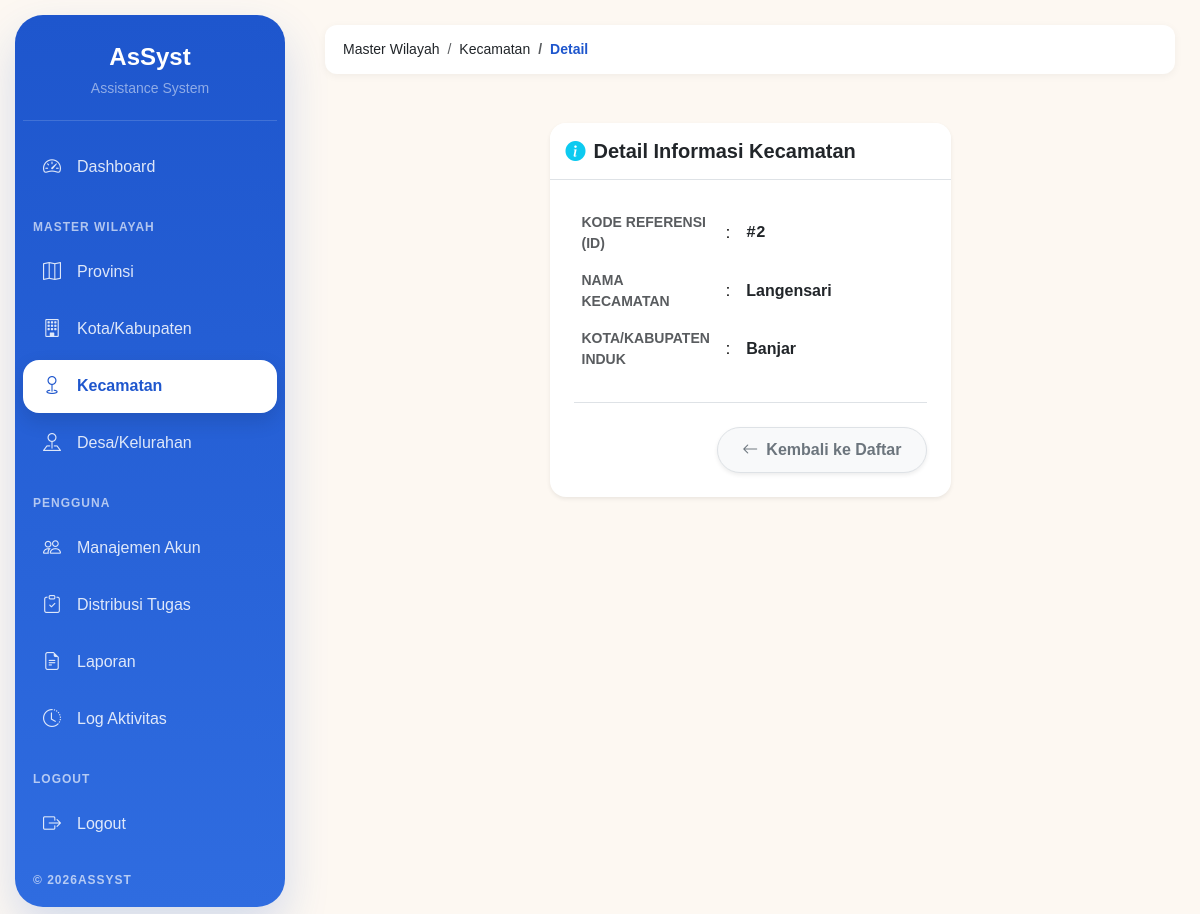
The page /index.php?page=kecamatan-detail&id=2 (signed in) on the database its author committed.
### tables this page shows
CREATE TABLE `kecamatan` (
  `id_kecamatan` int(11) NOT NULL,
  `id_kota` int(11) NOT NULL,
  `nama_kecamatan` varchar(100) NOT NULL
);

CREATE TABLE `kota` (
  `id_kota` int(11) NOT NULL,
  `id_provinsi` int(11) NOT NULL,
  `nama_kota` varchar(100) NOT NULL
);

### controllers/KecamatanController.php (called while the page is built, shortened)
<?php
require_once 'models/Kecamatan.php';
class KecamatanController
{
    private $kecamatan;
    public function __construct($db)
    {
        $this->kecamatan = new Kecamatan($db);
    }
    public function detail($id)
    {
        $kecamatan = $this->kecamatan->find($id);
        include "views/layouts/app.php";
    }
}

### index.php (called while the page is built, shortened)
<?php
require_once 'routes/web.php';

### models/Kecamatan.php (called while the page is built, shortened)
<?php
class Kecamatan
{
    private $conn;
    private $table = "kecamatan";
    public function __construct($db)
    {
        $this->conn = $db;
    }
    public function find($id)
    {
        $id = (int)$id;
        $query = mysqli_query(
            $this->conn,
            "
            SELECT
                kc.*,
                k.nama_kota,
                k.id_provinsi,
                p.nama_provinsi,
                (
                    SELECT COUNT(*)
                    FROM desa d
                    WHERE d.id_kecamatan = kc.id_kecamatan
                ) AS total_desa
            FROM {$this->table} kc
            INNER JOIN kota k
                ON k.id_kota = kc.id_kota
            INNER JOIN provinsi p
                ON p.id_provinsi = k.id_provinsi
            WHERE kc.id_kecamatan = '$id'
            "
        );
        return mysqli_fetch_assoc($query);
    }
}

### views/wilayah/kecamatan/detail.php (the view)
<div class="container-fluid py-4 fade-up">
    <div class="row justify-content-center">
        <div class="col-lg-6 col-md-8">
            <div class="card border-0 shadow-sm" style="border-radius: 16px;">
                <div class="card-header bg-white py-3 border-bottom" style="border-radius: 16px 16px 0 0;">
                    <h5 class="fw-bold mb-0 text-dark"><i class="bi bi-info-circle-fill text-info me-2"></i>Detail Informasi Kecamatan</h5>
                </div>
                <div class="card-body p-4">
                    <div class="table-responsive">
                        <table class="table table-borderless align-middle mb-0">
                            <tr>
                                <td width="40%" class="text-muted fw-bold small py-2">KODE REFERENSI (ID)</td>
                                <td width="5%" class="py-2">:</td>
                                <td class="fw-bold text-dark py-2 font-monospace">#<?= htmlspecialchars($kecamatan['id_kecamatan']) ?></td>
                            </tr>
                            <tr>
                                <td class="text-muted fw-bold small py-2">NAMA KECAMATAN</td>
                                <td class="py-2">:</td>
                                <td class="fw-bold text-dark py-2"><?= htmlspecialchars($kecamatan['nama_kecamatan']) ?></td>
                            </tr>
                            <tr>
                                <td class="text-muted fw-bold small py-2">KOTA/KABUPATEN INDUK</td>
                                <td class="py-2">:</td>
                                <td class="fw-bold text-dark py-2"><?= htmlspecialchars($kecamatan['nama_kota'] ?? 'Tidak Diketahui') ?></td>
                            </tr>
                        </table>
                    </div>
                    <div class="mt-4 pt-4 border-top d-flex justify-content-end">
                        <a href="?page=kecamatan" class="btn btn-light rounded-pill px-4 fw-bold text-secondary border shadow-sm">
                            <i class="bi bi-arrow-left me-2"></i>Kembali ke Daftar
                        </a>
                    </div>
                </div>
            </div>
        </div>
    </div>
</div>

### assets/css/style.css (style rules this page uses)
:root { --primary:#1E56CD; --primary-dark:#1846A8; --primary-light:#EAF0FF; --background:#FDF8F2; --white:#FFFFFF; --success:#28A745; --danger:#DC3545; --warning:#FFC107; --info:#0DCAF0; --text:#212529; --text-muted:#6C757D; --border:#E9ECEF; --shadow-sm:0 2px 8px rgba(0,0,0,.05); --shadow-md:0 4px 16px rgba(0,0,0,.08); --radius:14px; --sidebar-width:260px; --transition:.3s ease; }
* { margin:0; padding:0; box-sizing:border-box; }
body { background:var(--background); font-family:'Poppins',sans-serif; color:var(--text); overflow-x:hidden; }
a { text-decoration:none; }
.card { border:none; border-radius:var(--radius); box-shadow:var(--shadow-sm); }
.card-header { background:white; border-bottom:1px solid var(--border); font-weight:600; }
.table { background:white; }
.table-responsive { border-radius:14px; overflow:hidden; }
.btn { border-radius:12px; padding:10px 18px; font-weight:500; }
.fade-up { animation:fadeUp .5s ease; }

### rows shown on the page
kecamatan: id_kecamatan "2", nama_kecamatan "Langensari", id_kota.nama_kota "Banjar"

### other values the page prints
$item "Master Wilayah"
$item "Kecamatan"
$item "Detail"
